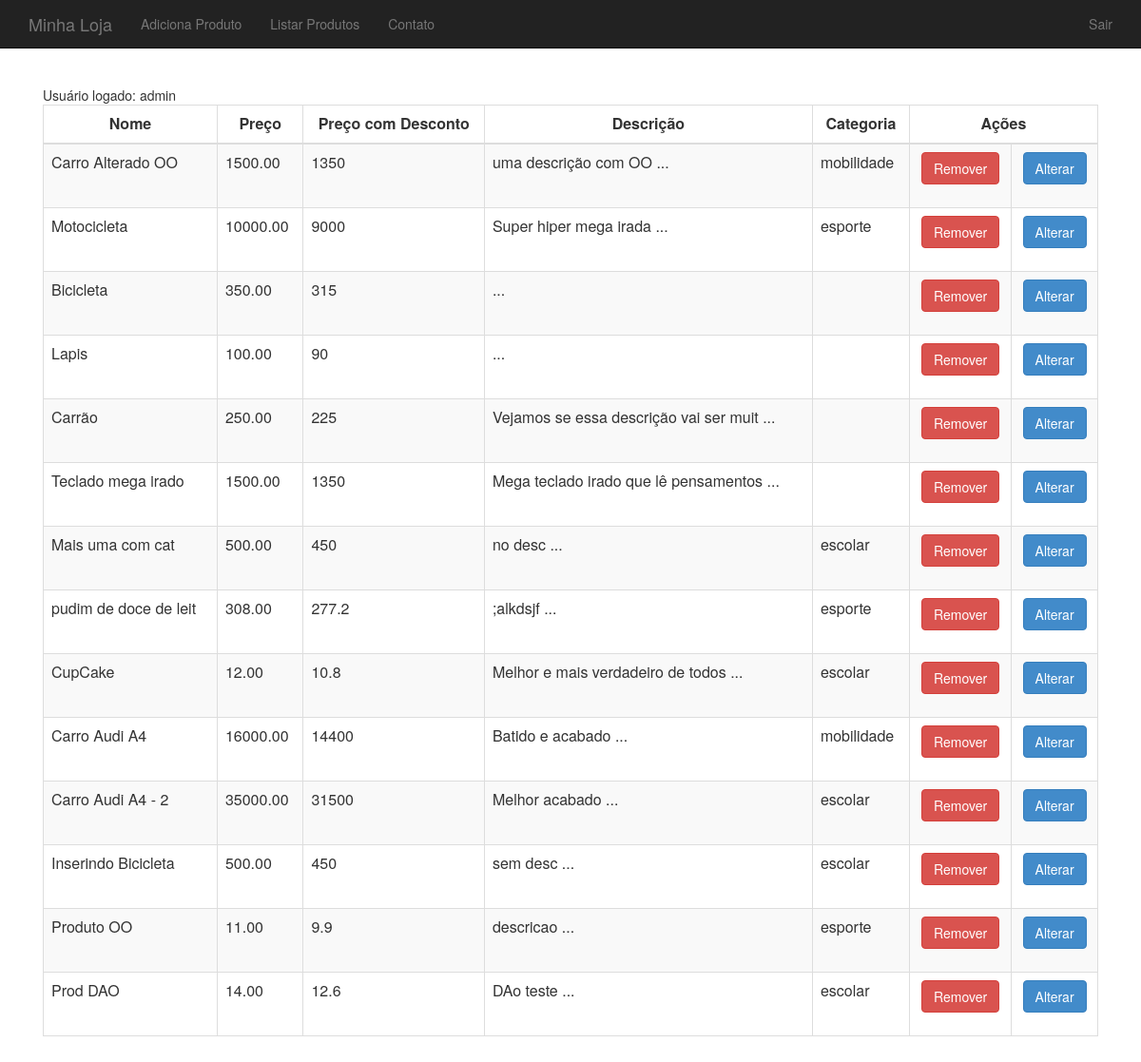
/produto-lista.php (signed in), run on the app's committed database.
### tables this page shows
CREATE TABLE IF NOT EXISTS `produtos` (
  `id` int(11) NOT NULL AUTO_INCREMENT,
  `nome` varchar(255) DEFAULT NULL,
  `preco` decimal(10,2) DEFAULT NULL,
  `descricao` text,
  `categoria_id` int(11) DEFAULT NULL,
  `usado` bit(1) DEFAULT b'0',
  PRIMARY KEY (`id`)
);

CREATE TABLE IF NOT EXISTS `categorias` (
  `id` int(11) NOT NULL AUTO_INCREMENT,
  `nome` varchar(255) NOT NULL,
  PRIMARY KEY (`id`)
);

### logica-usuario.php (called while the page is built, shortened)
<?php
function usuarioLogado() {
	return $_SESSION['usuario_logado']['login'];
}

### ProdutoDAO.php (called while the page is built, shortened)
<?php
class ProdutoDAO {
	private $conexao;
	function __construct($conexao) {
		$this->conexao = $conexao;
	}
	function listaProdutos() {
		$produtos = array();
		$query = "select p.*, c.nome as categoria_nome "
					. "from produtos p left join categorias c on c.id = p.categoria_id";
		$resultado = mysqli_query($this->conexao, $query);
		while ($db = mysqli_fetch_assoc($resultado)) {
			$produto = new Produto();
			$produto->setId( $db['id'] );
			$produto->setNome( $db['nome'] );
			$produto->setPreco( $db['preco'] );
			$produto->setUsado( $db['usado'] );
			$produto->setDescricao($db['descricao']);
			$produto->setCategoria(new Categoria());
			$produto->getCategoria()->setId($db['categoria_id']);
			$produto->getCategoria()->setNome($db['categoria_nome']);
			array_push($produtos, $produto);
		}
		return $produtos;
	}
}

### produto.php (called while the page is built, shortened)
<?php
class Produto
{
	private $nome;
	private $preco;
	private $categoria;
	private $descricao;
	function __construct() {
		$this->categoria = new Categoria();
	}
	function subtraiDesconto($valor) {
		if ($valor > 0 && $valor < 1) {
			$this->preco -= $this->preco * $valor;
			return $this->preco;
		}
	}
	public function getNome() {
		return $this->nome;
	}
	public function setNome($nome) {
		$this->nome = $nome;
	}
	public function getPreco() {
		return $this->preco;
	}
	public function setPreco($preco) {
		$this->preco = $preco;
	}
	public function getDescricao() {
		return $this->descricao;
	}
	public function setDescricao($descricao) {
		$this->descricao = $descricao;
	}
	public function getCategoria() {
		return $this->categoria;
	}
	public function setCategoria($categoria) {
		$this->categoria = $categoria;
	}
}

### categoria.php (called while the page is built, shortened)
<?php
class Categoria {
	private $nome;
	public function getNome() {
		return $this->nome;
	}
	public function setNome($nome) {
		$this->nome = $nome;
	}
}

### produto-lista.php (the view, shortened to what this page needs)
 <?php include "cabecalho.php"; ?>
<?php include "conecta.php"; ?>
<?php include "produto.php"; ?>
<?php include "categoria.php"; ?>
<?php
	require_once "logica-usuario.php";
?>
Usuário logado: <?=usuarioLogado() ?>
<table class="table table-striped table-bordered">
	<thead>
		<tr>
			<th class="text-center">Nome</th>
			<th class="text-center">Preço</th>
			<th class="text-center">Preço com Desconto</th>
			<th class="text-center">Descrição</th>
			<th class="text-center">Categoria</th>
			<th class="text-center" colspan="2">Ações</th>
		</tr>
	</thead>
<?php
$dao = new ProdutoDAO($conexao);
$produtos = $dao->listaProdutos();
foreach ($produtos as $produto) :
?>
	<tr>
		<td><?=$produto->getNome() ?></td>
		<td><?=$produto->getPreco() ?></td>
		<td><?=$produto->subtraiDesconto(0.1) ?></td>
		<td><?=substr($produto->getDescricao(), 0, 40) ?> ...</td>
		<td><?=$produto->getCategoria()->getNome() ?></td>
		<td class="text-center">
			<form method="post" action="remove-produto.php">
				<button class="btn btn-danger" type="submit">Remover</button>
			</form>
		</td>
		<td class="text-center">
			<form method="get" action="produto-formulario.php">
				<button class="btn btn-primary" type="submit">Alterar</button>
			</form>
		</td>
	</tr>
<?php
endforeach
?>
</table>
<?php include "rodape.php"; ?>

### cabecalho.php (shortened to what this page needs)
<html>
<head>
  <link rel="stylesheet" type="text/css" href="css/bootstrap.css">
  <link rel="stylesheet" type="text/css" href="css/loja.css">
</head>
<body>
	<div class="navbar navbar-inverse navbar-fixed-top">
		<div class="container">
			<div class="navbar-header">
				<a class="navbar-brand" href="index.php">Minha Loja</a>
			</div>
			<div>
				<ul class="nav navbar-nav">
					<li><a href="produto-formulario.php">Adiciona Produto</a></li>
					<li><a href="produto-lista.php">Listar Produtos</a></li>
					<li><a href="contato.php">Contato</a></li>
				</ul>
			</div>
			<ul class="nav navbar-nav navbar-right">
        <li><a href="logout.php">Sair</a></li>
      </ul>
		</div>
	</div>
  <div class="container">
    <div class="principal">

### rodape.php
    </div>
  </div>
</body>
</html>

### css/loja.css (style rules this page uses)
body { padding-top: 50px; }
.principal { padding: 40px 15px; }

### data on the page
produtos: nome "Carro Alterado OO", preco "1500.00", subtraiDesconto "1350", descricao "uma descrição com OO", categoria.nome "mobilidade"
produtos: nome "Motocicleta", preco "10000.00", subtraiDesconto "9000", descricao "Super hiper mega irada", categoria.nome "esporte"
produtos: nome "Bicicleta", preco "350.00", subtraiDesconto "315"
produtos: nome "Lapis", preco "100.00", subtraiDesconto "90"
produtos: nome "Carrão", preco "250.00", subtraiDesconto "225", descricao "Vejamos se essa descrição vai ser muit"
produtos: nome "Teclado mega irado", preco "1500.00", subtraiDesconto "1350", descricao "Mega teclado irado que lê pensamentos"
produtos: nome "Mais uma com cat", preco "500.00", subtraiDesconto "450", descricao "no desc", categoria.nome "escolar"
produtos: nome "pudim de doce de leit", preco "308.00", subtraiDesconto "277.2", descricao ";alkdsjf", categoria.nome "esporte"
produtos: nome "CupCake", preco "12.00", subtraiDesconto "10.8", descricao "Melhor e mais verdadeiro de todos", categoria.nome "escolar"
produtos: nome "Carro Audi A4", preco "16000.00", subtraiDesconto "14400", descricao "Batido e acabado", categoria.nome "mobilidade"
produtos: nome "Carro Audi A4 - 2", preco "35000.00", subtraiDesconto "31500", descricao "Melhor acabado", categoria.nome "escolar"
produtos: nome "Inserindo Bicicleta", preco "500.00", subtraiDesconto "450", descricao "sem desc", categoria.nome "escolar"
produtos: nome "Produto OO", preco "11.00", subtraiDesconto "9.9", descricao "descricao", categoria.nome "esporte"
produtos: nome "Prod DAO", preco "14.00", subtraiDesconto "12.6", descricao "DAo teste", categoria.nome "escolar"

### other printed values
usuarioLogado() "admin"
